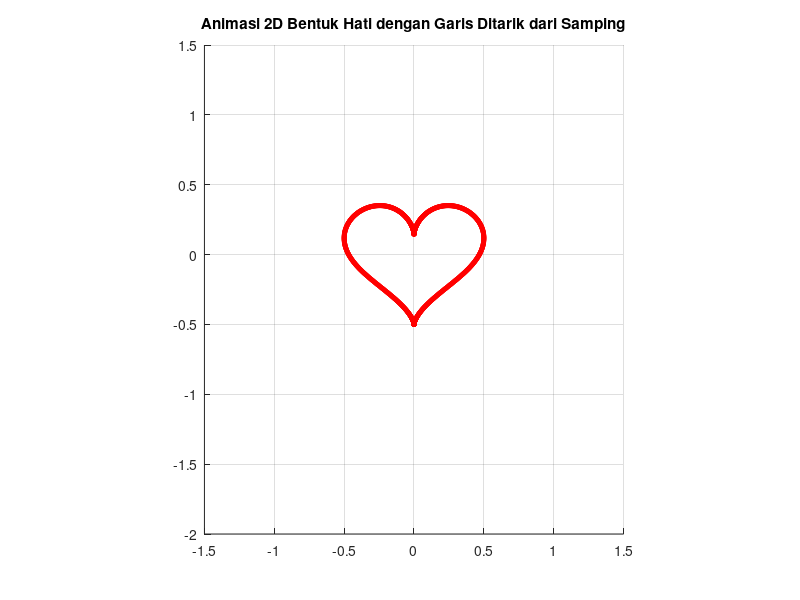

The MATLAB source for this figure:
% Inisialisasi grafik
figure;
axis equal;
hold on;
xlim([-1.5 1.5]); % Batas x
ylim([-2 1.5]);   % Batas y
title('Animasi 2D Bentuk Hati dengan Garis Ditarik dari Samping');
grid on;

% Persamaan parametrik untuk bentuk hati
t = linspace(0, 2*pi, 1000);
x = 0.5 * sin(t).^3; % Koordinat x untuk bentuk hati
y = 0.5 * (13*cos(t) - 5*cos(2*t) - 2*cos(3*t) - cos(4*t)) / 17; % Koordinat y untuk bentuk hati

% Membuat animasi garis yang ditarik dari samping
line_handle = plot(0, 0, 'r', 'LineWidth', 2); % Inisialisasi garis

for i = 1:length(t)
    % Memperbarui data garis
    set(line_handle, 'XData', x(1:i), 'YData', y(1:i));

    % Menggambar titik saat ini untuk memberikan efek animasi
    plot(x(i), y(i), 'ro', 'MarkerSize', 3, 'MarkerFaceColor', 'r');

    pause(0.01); % Jeda waktu untuk animasi
end

hold off;

